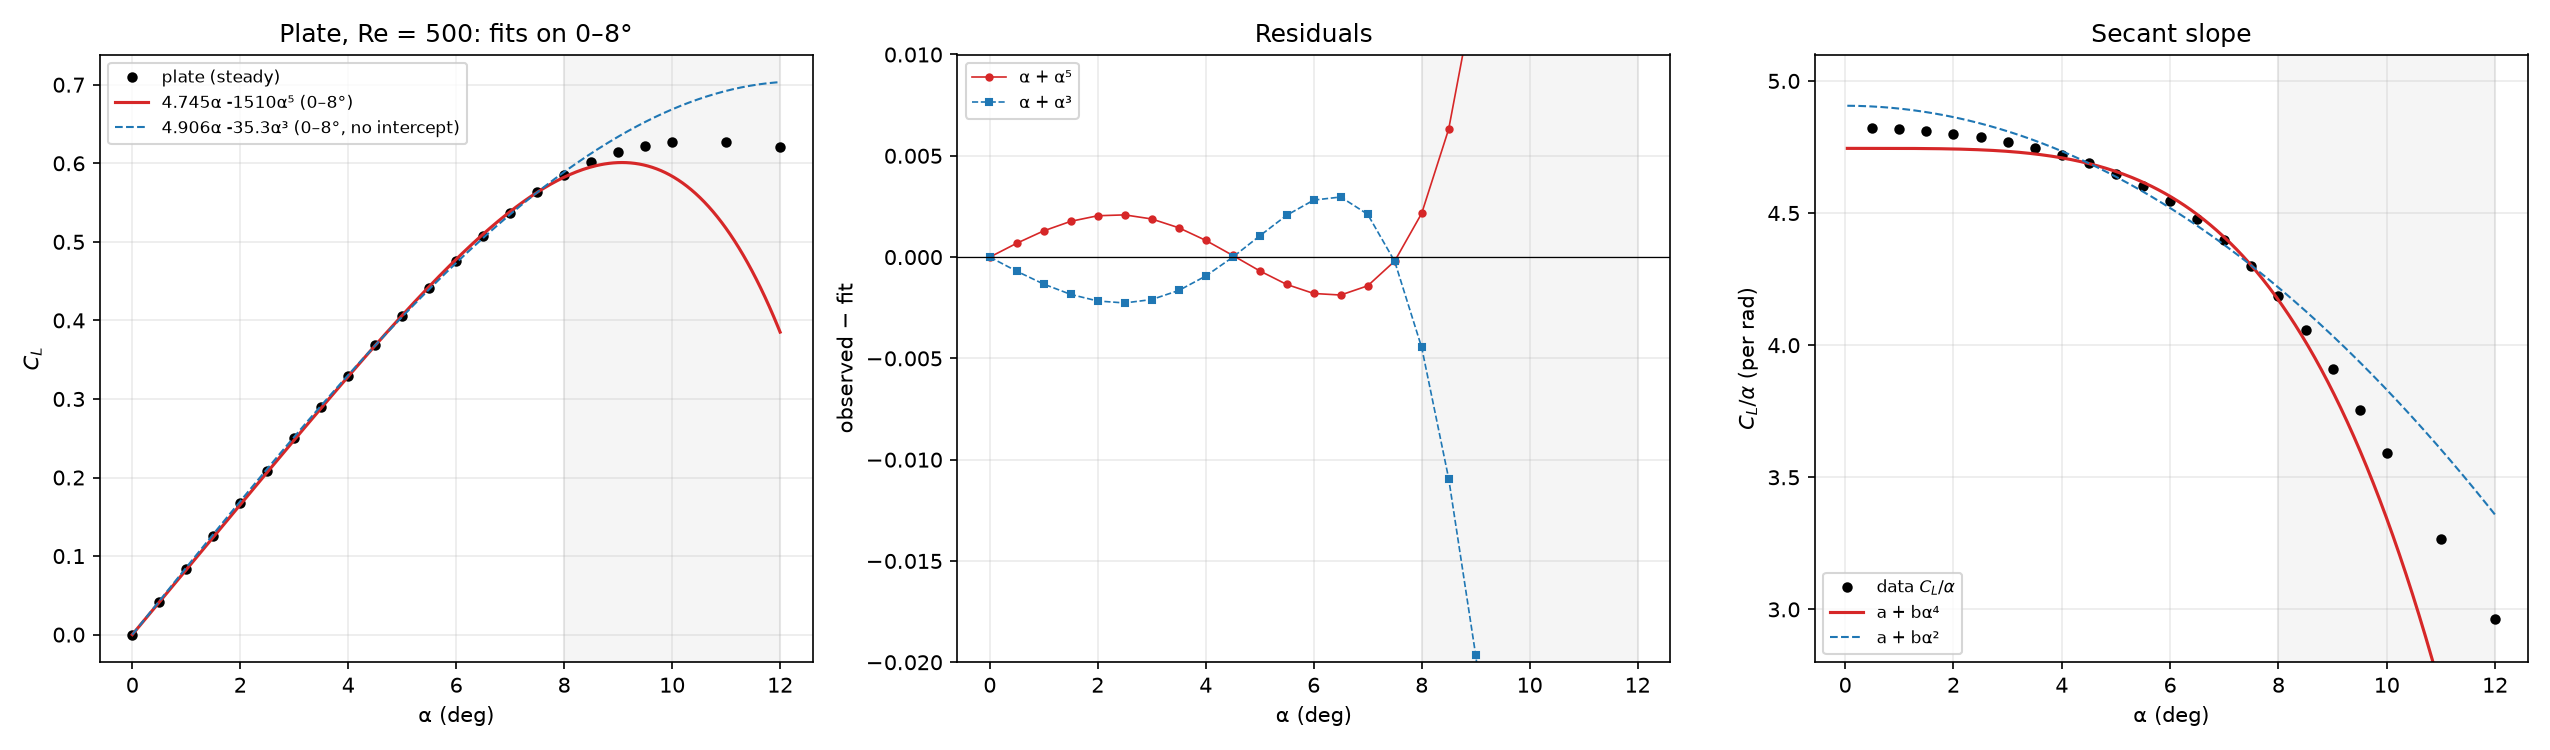

The script that saved this image:
"""Plate: C_L = a*alpha + b*alpha^5 (alpha in rad, no intercept -- C_L is odd),
OLS, compared with the odd cubic a*alpha + b*alpha^3 on the same windows.
Primary window 0-8 deg (as the airfoil cubic); window sensitivity 0-4..0-12."""
from pathlib import Path
import numpy as np
import matplotlib
matplotlib.use("Agg")
import matplotlib.pyplot as plt

ROOT = Path(__file__).resolve().parents[1]
d = np.loadtxt(ROOT / "lift_coeffs.csv", skiprows=1)
deg, cl = d[:, 0], d[:, 1]
th = np.deg2rad(deg)


def fit(n, hi):
    m = deg <= hi + 1e-9
    X = np.column_stack((th[m], th[m] ** n))
    (a, b), *_ = np.linalg.lstsq(X, cl[m], rcond=None)
    return a, b


def stats(a, b, n, lo, hi):
    m = (deg >= lo - 1e-9) & (deg <= hi + 1e-9)
    r = cl[m] - (a * th[m] + b * th[m] ** n)
    nz = deg[m] > 0
    return np.sqrt(np.mean(r**2)), np.max(np.abs(r[nz] / cl[m][nz]))


L = ["# Plate: C_L = a·α + b·α⁵ (α in rad, no intercept)", "",
     "| window | a (α⁵ fit) | b (α⁵ fit) | RMSE in window | max rel. err | a (α³ fit) | b (α³ fit) | RMSE in window | max rel. err |",
     "|---|---:|---:|---:|---:|---:|---:|---:|---:|"]
for hi in (4, 6, 8, 10, 12):
    a5, b5 = fit(5, hi); a3, b3 = fit(3, hi)
    r5, e5 = stats(a5, b5, 5, 0, hi); r3, e3 = stats(a3, b3, 3, 0, hi)
    L.append(f"| 0–{hi}° | {a5:.4f} | {b5:.1f} | {r5:.2e} | {100*e5:.2f}% | {a3:.4f} | {b3:.2f} | {r3:.2e} | {100*e3:.2f}% |")
a, b = fit(5, 8)
a3, b3 = fit(3, 8)
pk = np.rad2deg((a / (-5 * b)) ** 0.25)
ex5, ex3 = stats(a, b, 5, 8.5, 12)[0], stats(a3, b3, 3, 8.5, 12)[0]
L += ["", f"Primary (0–8°): **C_L = {a:.4f} α {b:+.1f} α⁵**; maximum of the quintic at {pk:.2f}° "
      f"(C_L = {a*np.deg2rad(pk)+b*np.deg2rad(pk)**5:.4f}; computed peak ≈ 0.627 at 10–11°).",
      f"Extrapolation RMSE 8.5–12°: α⁵ fit {ex5:.4f}, α³ fit {ex3:.4f}.",
      "Measured slope at origin (C_L/α at 0.5°): "
      f"{cl[deg > 0][0] / th[deg > 0][0]:.4f} per rad."]
text = "\n".join(L)
print(text)
(ROOT / "analysis" / "QUINTIC_FIT.md").write_text(text + "\n")

g = np.linspace(0, 12, 300); gt = np.deg2rad(g)
fig, ax = plt.subplots(1, 3, figsize=(17, 5))
ax[0].plot(deg, cl, "o", ms=4, color="k", label="plate (steady)")
ax[0].plot(g, a * gt + b * gt**5, "C3-", label=f"{a:.3f}α {b:+.0f}α⁵ (0–8°)")
ax[0].plot(g, a3 * gt + b3 * gt**3, "C0--", lw=1, label=f"{a3:.3f}α {b3:+.1f}α³ (0–8°, no intercept)")
ax[0].set(xlabel="α (deg)", ylabel="$C_L$", title="Plate, Re = 500: fits on 0–8°")
ax[1].plot(deg, cl - (a * th + b * th**5), "C3o-", ms=3, lw=0.8, label="α + α⁵")
ax[1].plot(deg, cl - (a3 * th + b3 * th**3), "C0s--", ms=3, lw=0.8, label="α + α³")
ax[1].axhline(0, color="k", lw=0.6)
ax[1].set(xlabel="α (deg)", ylabel="observed − fit", title="Residuals", ylim=(-0.02, 0.01))
nz = deg > 0
ax[2].plot(deg[nz], cl[nz] / th[nz], "ko", ms=4, label="data $C_L/α$")
ax[2].plot(g[1:], a + b * gt[1:] ** 4, "C3-", label="a + bα⁴")
ax[2].plot(g[1:], a3 + b3 * gt[1:] ** 2, "C0--", lw=1, label="a + bα²")
ax[2].set(xlabel="α (deg)", ylabel="$C_L/α$ (per rad)", title="Secant slope", ylim=(2.8, 5.1))
for x in ax:
    x.axvspan(8, 12, color="gray", alpha=0.08); x.grid(alpha=0.25); x.legend(fontsize=8)
fig.tight_layout()
fig.savefig(ROOT / "analysis" / "fit_quintic.png", dpi=150)
